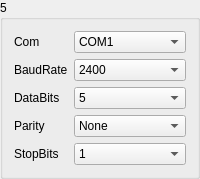
       <widget class="QGroupBox" name="gBoxMeter_5">
        <property name="minimumSize">
         <size>
          <width>171</width>
          <height>171</height>
         </size>
        </property>
        <property name="title">
         <string>5</string>
        </property>
        <layout class="QGridLayout" name="gridLayout_9">
         <item row="0" column="0">
          <widget class="QLabel" name="label_43">
           <property name="sizePolicy">
            <sizepolicy hsizetype="Fixed" vsizetype="Preferred">
             <horstretch>0</horstretch>
             <verstretch>0</verstretch>
            </sizepolicy>
           </property>
           <property name="text">
            <string>Com</string>
           </property>
          </widget>
         </item>
         <item row="0" column="1">
          <widget class="QComboBox" name="comboMeterSerialNum_5">
           <item>
            <property name="text">
             <string>COM1</string>
            </property>
           </item>
           <item>
            <property name="text">
             <string>COM2</string>
            </property>
           </item>
           <item>
            <property name="text">
             <string>COM3</string>
            </property>
           </item>
           <item>
            <property name="text">
             <string>COM4</string>
            </property>
           </item>
           <item>
            <property name="text">
             <string>COM5</string>
            </property>
           </item>
           <item>
            <property name="text">
             <string>COM6</string>
            </property>
           </item>
           <item>
            <property name="text">
             <string>COM7</string>
            </property>
           </item>
           <item>
            <property name="text">
             <string>COM8</string>
            </property>
           </item>
           <item>
            <property name="text">
             <string>COM9</string>
            </property>
           </item>
           <item>
            <property name="text">
             <string>COM10</string>
            </property>
           </item>
           <item>
            <property name="text">
             <string>COM11</string>
            </property>
           </item>
           <item>
            <property name="text">
             <string>COM12</string>
            </property>
           </item>
           <item>
            <property name="text">
             <string>COM13</string>
            </property>
           </item>
           <item>
            <property name="text">
             <string>COM14</string>
            </property>
           </item>
           <item>
            <property name="text">
             <string>COM15</string>
            </property>
           </item>
           <item>
            <property name="text">
             <string>COM16</string>
            </property>
           </item>
           <item>
            <property name="text">
             <string>COM17</string>
            </property>
           </item>
           <item>
            <property name="text">
             <string>COM18</string>
            </property>
           </item>
           <item>
            <property name="text">
             <string>COM19</string>
            </property>
           </item>
           <item>
            <property name="text">
             <string>COM20</string>
            </property>
           </item>
           <item>
            <property name="text">
             <string>COM21</string>
            </property>
           </item>
           <item>
            <property name="text">
             <string>COM22</string>
            </property>
           </item>
           <item>
            <property name="text">
             <string>COM23</string>
            </property>
           </item>
           <item>
            <property name="text">
             <string>COM24</string>
            </property>
           </item>
           <item>
            <property name="text">
             <string>COM25</string>
            </property>
           </item>
           <item>
            <property name="text">
             <string>COM26</string>
            </property>
           </item>
           <item>
            <property name="text">
             <string>COM27</string>
            </property>
           </item>
           <item>
            <property name="text">
             <string>COM28</string>
            </property>
           </item>
           <item>
            <property name="text">
             <string>COM29</string>
            </property>
           </item>
           <item>
            <property name="text">
             <string>COM30</string>
            </property>
           </item>
          </widget>
         </item>
         <item row="1" column="0">
          <widget class="QLabel" name="label_44">
           <property name="text">
            <string>BaudRate</string>
           </property>
          </widget>
         </item>
         <item row="1" column="1">
          <widget class="QComboBox" name="comboMeterBaudRate_5">
           <item>
            <property name="text">
             <string>2400</string>
            </property>
           </item>
           <item>
            <property name="text">
             <string>4800</string>
            </property>
           </item>
           <item>
            <property name="text">
             <string>9600</string>
            </property>
           </item>
           <item>
            <property name="text">
             <string>14400</string>
            </property>
           </item>
           <item>
            <property name="text">
             <string>19200</string>
            </property>
           </item>
           <item>
            <property name="text">
             <string>38400</string>
            </property>
           </item>
           <item>
            <property name="text">
             <string>56000</string>
            </property>
           </item>
          </widget>
         </item>
         <item row="2" column="0">
          <widget class="QLabel" name="label_45">
           <property name="text">
            <string>DataBits</string>
           </property>
          </widget>
         </item>
         <item row="2" column="1">
          <widget class="QComboBox" name="comboMeterBits_5">
           <item>
            <property name="text">
             <string>5</string>
            </property>
           </item>
           <item>
            <property name="text">
             <string>6</string>
            </property>
           </item>
           <item>
            <property name="text">
             <string>7</string>
            </property>
           </item>
           <item>
            <property name="text">
             <string>8</string>
            </property>
           </item>
          </widget>
         </item>
         <item row="3" column="0">
          <widget class="QLabel" name="label_46">
           <property name="text">
            <string>Parity</string>
           </property>
          </widget>
         </item>
         <item row="3" column="1">
          <widget class="QComboBox" name="comboMeterChkBit_5">
           <item>
            <property name="text">
             <string>None</string>
            </property>
           </item>
           <item>
            <property name="text">
             <string>Odd</string>
            </property>
           </item>
           <item>
            <property name="text">
             <string>Even</string>
            </property>
           </item>
          </widget>
         </item>
         <item row="4" column="0">
          <widget class="QLabel" name="label_47">
           <property name="text">
            <string>StopBits</string>
           </property>
          </widget>
         </item>
         <item row="4" column="1">
          <widget class="QComboBox" name="comboMeterEndBit_5">
           <item>
            <property name="text">
             <string>1</string>
            </property>
           </item>
           <item>
            <property name="text">
             <string>1.5</string>
            </property>
           </item>
           <item>
            <property name="text">
             <string>2</string>
            </property>
           </item>
          </widget>
         </item>
        </layout>
       </widget>
